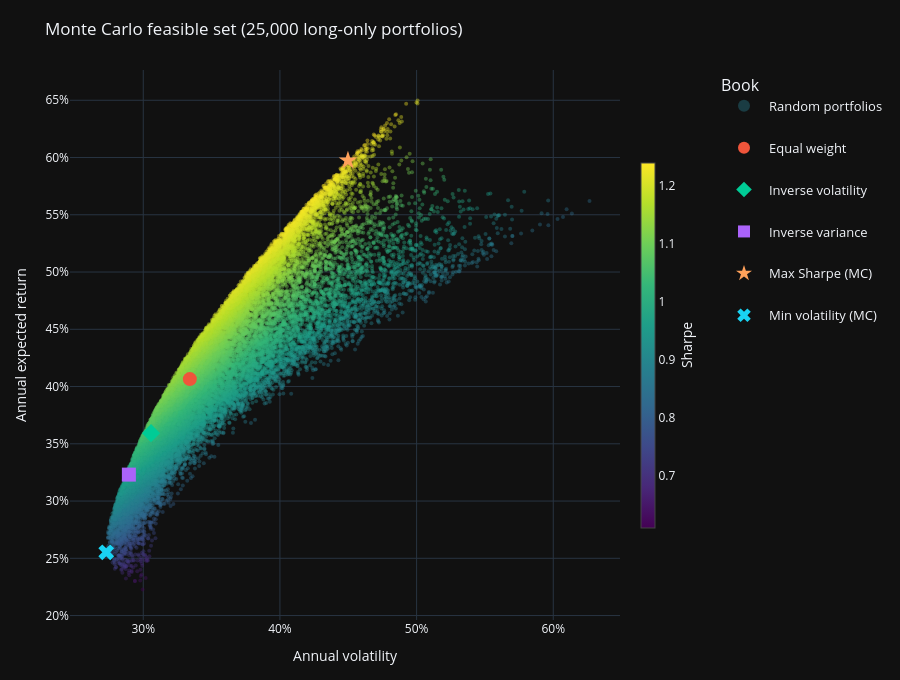
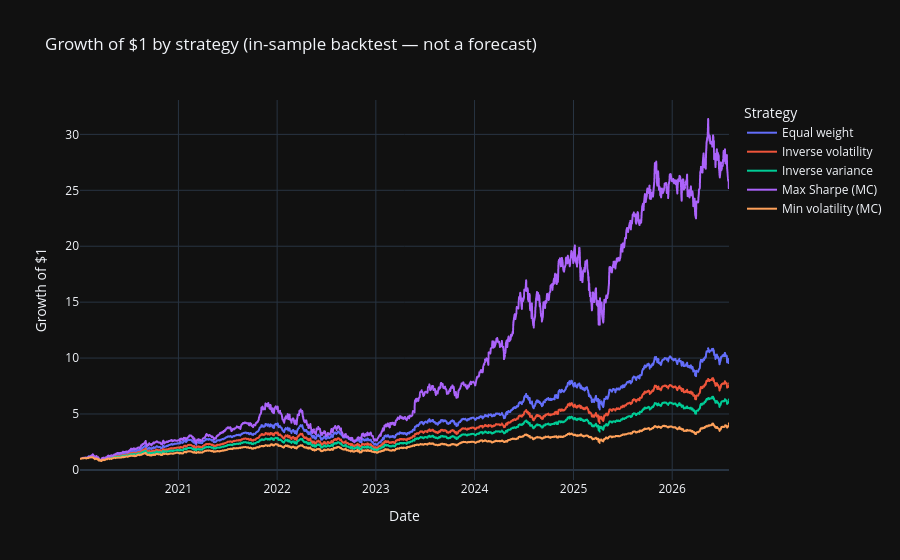

Write notebook code for charts like these, in order.
### Markdown cell above
## 11 · Monte Carlo I — random portfolios and the efficient frontier

**The question:** across every possible way to split capital among these five names, which combinations are worth holding?

Each of 25,000 trials draws a random long-only weight vector from a Dirichlet(1, …, 1) distribution, which is uniform over the simplex of fully invested books. Sampling this way is a brute-force stand-in for a constrained optimizer: with only five assets the cloud traces the frontier closely enough to read off both optima, and it shows the whole feasible set rather than just its edge.

The **upper-left boundary** of the cloud is the efficient frontier — maximum return for a given level of risk. Two points are marked:

- **Max Sharpe** — best reward-to-risk *in this sample*. It typically loads heavily into whichever name ran hardest, which is a bet on past returns repeating rather than a diversification rule.
- **Min volatility** — the quietest fully invested book, similar in spirit to inverse variance.

Inverse volatility is plotted alongside them so you can see the cost of choosing diversification over in-sample optimality.

**Caveat:** the frontier is fitted on the same history it is evaluated against, so max-Sharpe is optimistic by construction. The growth chart at the end of the cell has the same problem — it is an in-sample backtest of a daily-rebalanced book, not a forecast.

### Code cell
RNG_SEED = 42
N_PORTFOLIOS = 25_000

# Dedicated generator so this cell reproduces the same frontier no matter what else
# has been run before it.
frontier_rng = np.random.default_rng(RNG_SEED)

# Dirichlet(1, ..., 1) is uniform over the simplex, giving long-only weights that sum
# to 1 without any rejection sampling.
mc_weights = frontier_rng.dirichlet(np.ones(n_assets), size=N_PORTFOLIOS)

# Column order of mc_weights matches assets, which matches mean_ann and cov_ann.
mc_ret = mc_weights @ mean_ann.values
# einsum evaluates the quadratic form w' Σ w for all 25,000 rows at once, avoiding a
# Python loop over portfolios.
mc_vol = np.sqrt(np.einsum('ij,jk,ik->i', mc_weights, cov_ann.values, mc_weights))
mc_sharpe = (mc_ret - RISK_FREE) / mc_vol

max_sharpe_i = int(np.argmax(mc_sharpe))
min_vol_i = int(np.argmin(mc_vol))

weight_schemes['Max Sharpe (MC)'] = mc_weights[max_sharpe_i]
weight_schemes['Min volatility (MC)'] = mc_weights[min_vol_i]

mc_table = strategy_table(weight_schemes, mean_ann, cov_ann, assets)
display(
    mc_table.style.format({
        'Expected return': '{:.2%}',
        'Volatility': '{:.2%}',
        'Sharpe': '{:.2f}',
        **{asset: '{:.1%}' for asset in assets},
    }).set_caption('All strategies, including Monte Carlo optima')
)

markers = {
    'Equal weight': 'circle',
    'Inverse volatility': 'diamond',
    'Inverse variance': 'square',
    'Max Sharpe (MC)': 'star',
    'Min volatility (MC)': 'x',
}

fig = go.Figure()
fig.add_trace(go.Scatter(
    x=mc_vol,
    y=mc_ret,
    mode='markers',
    name='Random portfolios',
    marker=dict(
        size=4,
        color=mc_sharpe,
        colorscale='Viridis',
        colorbar=dict(
            title=dict(text='Sharpe', side='right'),
            x=1.02,
            len=0.7,
            thickness=14,
            y=0.5,
            yanchor='middle',
        ),
        opacity=0.4,
    ),
    legendgroup='random',
    hovertemplate='Vol: %{x:.1%}<br>Return: %{y:.1%}<extra></extra>',
))

for name, weights in weight_schemes.items():
    ret, vol, sharpe = portfolio_performance(weights, mean_ann, cov_ann)
    fig.add_trace(go.Scatter(
        x=[vol],
        y=[ret],
        mode='markers',
        name=name,
        legendgroup=name,
        marker=dict(size=14, symbol=markers.get(name, 'circle')),
        hovertemplate=(
            f'{name}<br>Vol: %{{x:.1%}}<br>Return: %{{y:.1%}}'
            f'<br>Sharpe: {sharpe:.2f}<extra></extra>'
        ),
    ))

fig.update_layout(
    template='plotly_dark',
    title='Monte Carlo feasible set (25,000 long-only portfolios)',
    xaxis_title='Annual volatility',
    yaxis_title='Annual expected return',
    height=680,
    margin=dict(r=260, t=70, l=70, b=60),
    legend=dict(
        title=dict(text='Book'),
        x=1.18,
        y=1,
        xanchor='left',
        yanchor='top',
        font=dict(size=13),
        itemsizing='constant',
        itemwidth=40,
        tracegroupgap=22,
        bgcolor='rgba(0,0,0,0)',
    ),
)
fig.update_xaxes(tickformat='.0%')
fig.update_yaxes(tickformat='.0%')
fig.show()

# In-sample backtest. The matrix product applies fixed weights to every day's returns,
# which implicitly assumes the book is rebalanced back to target daily — a real
# portfolio would drift between rebalances and pay transaction costs.
growth = (1 + returns @ pd.DataFrame(weight_schemes, index=assets)).cumprod()
fig = px.line(
    growth,
    title='Growth of $1 by strategy (in-sample backtest — not a forecast)',
    labels={'value': 'Growth of $1', 'variable': 'Strategy'},
    template='plotly_dark',
)
fig.update_layout(yaxis_title='Growth of $1', xaxis_title='Date')
fig.show()

# Maximum drawdown: worst peak-to-trough loss each book actually lived through.
drawdown = growth / growth.cummax() - 1
display(
    drawdown.min().to_frame('Max drawdown').style
    .format('{:.1%}')
    .set_caption('Worst peak-to-trough decline, in-sample')
)

### Figure 1 — Plotly figure (JSON) as saved in the notebook; plotly's stock layout.template omitted (floating-point values rounded to 4 significant figures; data arrays with more than 128 entries replaced by an {"elided": "..."} marker saying what was removed)
{"data": [{"hovertemplate": "Vol: %{x:.1%}<br>Return: %{y:.1%}<extra></extra>", "legendgroup": "random", "marker": {"color": {"elided": "25000 float values"}, "colorbar": {"len": 0.7, "thickness": 14, "title": {"side": "right", "text": "Sharpe"}, "x": 1.02, "y": 0.5, "yanchor": "middle"}, "colorscale": [[0, "#440154"], [0.1111, "#482878"], [0.2222, "#3e4989"], [0.3333, "#31688e"], [0.4444, "#26828e"], [0.5556, "#1f9e89"], [0.6667, "#35b779"], [0.7778, "#6ece58"], [0.8889, "#b5de2b"], [1, "#fde725"]], "opacity": 0.4, "size": 4}, "mode": "markers", "name": "Random portfolios", "type": "scatter", "x": {"elided": "25000 float values"}, "y": {"elided": "25000 float values"}}, {"hovertemplate": "Equal weight<br>Vol: %{x:.1%}<br>Return: %{y:.1%}<br>Sharpe: 1.10<extra></extra>", "legendgroup": "Equal weight", "marker": {"size": 14, "symbol": "circle"}, "mode": "markers", "name": "Equal weight", "type": "scatter", "x": [0.3341], "y": [0.4065]}, {"hovertemplate": "Inverse volatility<br>Vol: %{x:.1%}<br>Return: %{y:.1%}<br>Sharpe: 1.04<extra></extra>", "legendgroup": "Inverse volatility", "marker": {"size": 14, "symbol": "diamond"}, "mode": "markers", "name": "Inverse volatility", "type": "scatter", "x": [0.3057], "y": [0.3593]}, {"hovertemplate": "Inverse variance<br>Vol: %{x:.1%}<br>Return: %{y:.1%}<br>Sharpe: 0.98<extra></extra>", "legendgroup": "Inverse variance", "marker": {"size": 14, "symbol": "square"}, "mode": "markers", "name": "Inverse variance", "type": "scatter", "x": [0.2895], "y": [0.3231]}, {"hovertemplate": "Max Sharpe (MC)<br>Vol: %{x:.1%}<br>Return: %{y:.1%}<br>Sharpe: 1.24<extra></extra>", "legendgroup": "Max Sharpe (MC)", "marker": {"size": 14, "symbol": "star"}, "mode": "markers", "name": "Max Sharpe (MC)", "type": "scatter", "x": [0.4498], "y": [0.5974]}, {"hovertemplate": "Min volatility (MC)<br>Vol: %{x:.1%}<br>Return: %{y:.1%}<br>Sharpe: 0.79<extra></extra>", "legendgroup": "Min volatility (MC)", "marker": {"size": 14, "symbol": "x"}, "mode": "markers", "name": "Min volatility (MC)", "type": "scatter", "x": [0.2729], "y": [0.2552]}], "layout": {"height": 680, "legend": {"bgcolor": "rgba(0,0,0,0)", "font": {"size": 13}, "itemsizing": "constant", "itemwidth": 40, "title": {"text": "Book"}, "tracegroupgap": 22, "x": 1.18, "xanchor": "left", "y": 1, "yanchor": "top"}, "margin": {"b": 60, "l": 70, "r": 260, "t": 70}, "title": {"text": "Monte Carlo feasible set (25,000 long-only portfolios)"}, "xaxis": {"tickformat": ".0%", "title": {"text": "Annual volatility"}}, "yaxis": {"tickformat": ".0%", "title": {"text": "Annual expected return"}}}}

### Figure 2 — Plotly figure (JSON) as saved in the notebook; plotly's stock layout.template omitted (floating-point values rounded to 4 significant figures; data arrays with more than 128 entries replaced by an {"elided": "..."} marker saying what was removed)
{"data": [{"hovertemplate": "Strategy=Equal weight<br>Date=%{x}<br>Growth of $1=%{y}<extra></extra>", "legendgroup": "Equal weight", "line": {"color": "#636efa", "dash": "solid"}, "marker": {"symbol": "circle"}, "mode": "lines", "name": "Equal weight", "showlegend": true, "type": "scattergl", "x": {"elided": "1651 str values"}, "xaxis": "x", "y": {"elided": "1651 float values"}, "yaxis": "y"}, {"hovertemplate": "Strategy=Inverse volatility<br>Date=%{x}<br>Growth of $1=%{y}<extra></extra>", "legendgroup": "Inverse volatility", "line": {"color": "#EF553B", "dash": "solid"}, "marker": {"symbol": "circle"}, "mode": "lines", "name": "Inverse volatility", "showlegend": true, "type": "scattergl", "x": {"elided": "1651 str values"}, "xaxis": "x", "y": {"elided": "1651 float values"}, "yaxis": "y"}, {"hovertemplate": "Strategy=Inverse variance<br>Date=%{x}<br>Growth of $1=%{y}<extra></extra>", "legendgroup": "Inverse variance", "line": {"color": "#00cc96", "dash": "solid"}, "marker": {"symbol": "circle"}, "mode": "lines", "name": "Inverse variance", "showlegend": true, "type": "scattergl", "x": {"elided": "1651 str values"}, "xaxis": "x", "y": {"elided": "1651 float values"}, "yaxis": "y"}, {"hovertemplate": "Strategy=Max Sharpe (MC)<br>Date=%{x}<br>Growth of $1=%{y}<extra></extra>", "legendgroup": "Max Sharpe (MC)", "line": {"color": "#ab63fa", "dash": "solid"}, "marker": {"symbol": "circle"}, "mode": "lines", "name": "Max Sharpe (MC)", "showlegend": true, "type": "scattergl", "x": {"elided": "1651 str values"}, "xaxis": "x", "y": {"elided": "1651 float values"}, "yaxis": "y"}, {"hovertemplate": "Strategy=Min volatility (MC)<br>Date=%{x}<br>Growth of $1=%{y}<extra></extra>", "legendgroup": "Min volatility (MC)", "line": {"color": "#FFA15A", "dash": "solid"}, "marker": {"symbol": "circle"}, "mode": "lines", "name": "Min volatility (MC)", "showlegend": true, "type": "scattergl", "x": {"elided": "1651 str values"}, "xaxis": "x", "y": {"elided": "1651 float values"}, "yaxis": "y"}], "layout": {"legend": {"title": {"text": "Strategy"}, "tracegroupgap": 0}, "title": {"text": "Growth of $1 by strategy (in-sample backtest — not a forecast)"}, "xaxis": {"anchor": "y", "domain": [0, 1], "title": {"text": "Date"}}, "yaxis": {"anchor": "x", "domain": [0, 1], "title": {"text": "Growth of $1"}}}}
